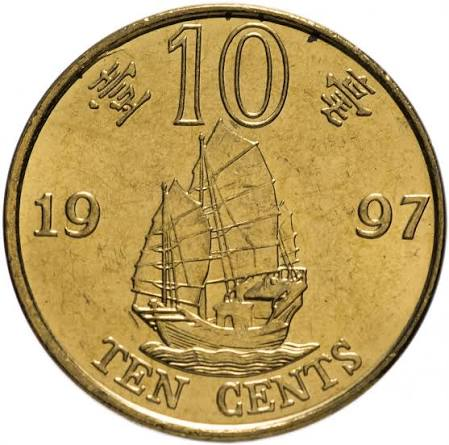
#> input picture ten_cents_coin.jpg, 449 x 445 px
$ python main.py
#> lines starting #> are read from the running program, lines starting #| are printed output that depends on the picture
import numpy as np
from PIL import Image
import matplotlib.pyplot as plt

# "medkit_phighting.png", "small_pixel_art_star.jpg" and "ten_cents_coin.jpg"
img = Image.open("ten_cents_coin.jpg")
#> img is the input picture: PIL image 449x445 RGB; mean R, G, B 192.2, 169, 117.5
convert_img = img.convert("L")
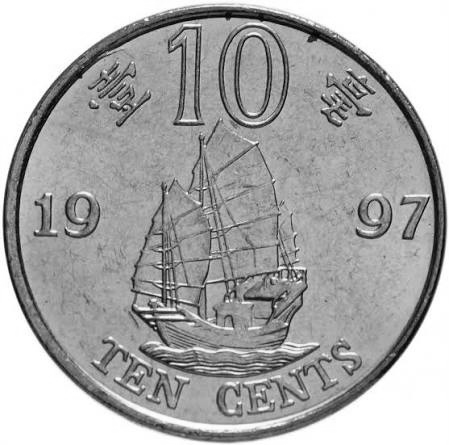
#> convert_img: PIL image 449x445 L; min 2, max 255, mean 170.1

img_array = np.array(convert_img)

average_array = img_array.mean()
#> average_array = 170.1
maxium_value_array = np.max(img_array)
#> maxium_value_array = 255
minimal_value_array = np.min(img_array)
#> minimal_value_array = 2

img_1d_array = img_array.ravel()

plt.hist(img_1d_array, bins=256)

plt.xlabel("x-Axis: Brightness (0 - 255)")
plt.ylabel("y-Axis: Amount of same brightness")
plt.title("Image Brightness Analyzer")

plt.show()
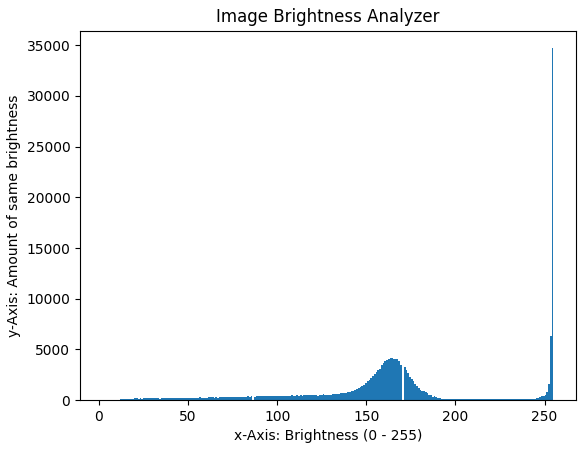
#> figure drawn by matplotlib, 1 panel; tallest bar 34694 high, from x = 254 to 255

print(f"Average brightness: {round(average_array, 2)}")
#| Average brightness: 170.05
print(f"Brightest  value: {maxium_value_array}")
#| Brightest  value: 255
print(f"Darkest value: {minimal_value_array}")
#| Darkest value: 2

# convert_img.show()

# print(img_array)
# print(img_array.shape)
